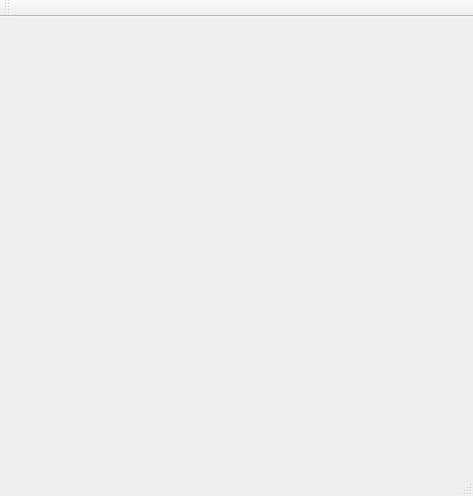
<?xml version="1.0" encoding="UTF-8"?>
<ui version="4.0">
 <class>MainWindow</class>
 <widget class="QMainWindow" name="MainWindow">
  <property name="geometry">
   <rect>
    <x>0</x>
    <y>0</y>
    <width>473</width>
    <height>496</height>
   </rect>
  </property>
  <property name="windowTitle">
   <string>MainWindow</string>
  </property>
  <widget class="QWidget" name="centralWidget"/>
  <widget class="QMenuBar" name="menuBar">
   <property name="geometry">
    <rect>
     <x>0</x>
     <y>0</y>
     <width>473</width>
     <height>23</height>
    </rect>
   </property>
  </widget>
  <widget class="QToolBar" name="mainToolBar">
   <attribute name="toolBarArea">
    <enum>TopToolBarArea</enum>
   </attribute>
   <attribute name="toolBarBreak">
    <bool>false</bool>
   </attribute>
  </widget>
  <widget class="QStatusBar" name="statusBar"/>
 </widget>
 <layoutdefault spacing="6" margin="11"/>
 <resources/>
 <connections/>
 <slots>
  <slot>letsPlayClicked()</slot>
  <slot>addTeam()</slot>
 </slots>
</ui>
